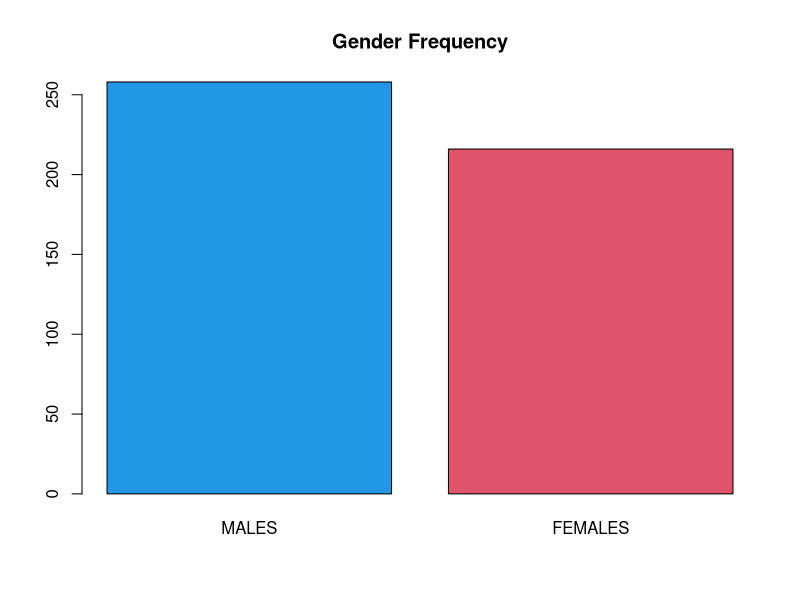
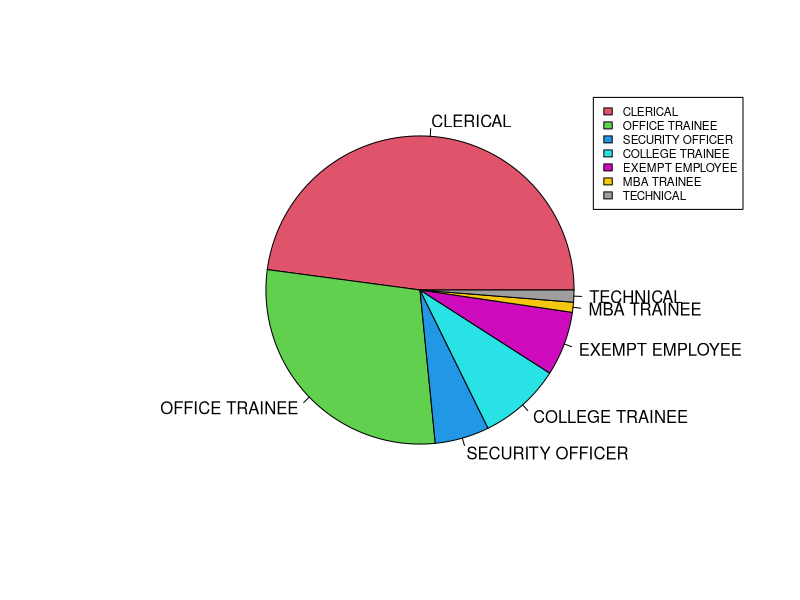

Source code (R) for these figures, in order:
library(foreign)
setwd("D:/My New documents/MscDataScience/Elements of Statistics/assignment")
list.files(".")

# 1. Load the data from the SPSS file.
df <- read.spss("./salary.sav", to.data.frame=TRUE)
head(df)

# 2. Run a frequency table for "gender". Report how many men are in the sample. 
# Which type of graph would best display data for a variable like gender?
gender_freq <- table(df$sex)
max_y <- max(gender_freq)
# png("rplot.png")
barplot(gender_freq, main = "Gender Frequency",col = c(4,2), axes = TRUE, border = TRUE)
# dev.off()     

# 3. Run a frequency table for "jobcat". 
# Report the most common job category and its percentage.
jobcat <- table(df$jobcat)
cbind(jobcat, round(prop.table(jobcat)*100, 2))

# 4. Make a pie chart for "jobcat"   
pie(jobcat, col = 2:8)
legend(0.9, 1, names(jobcat), cex = 0.7, fill = 2:8)

